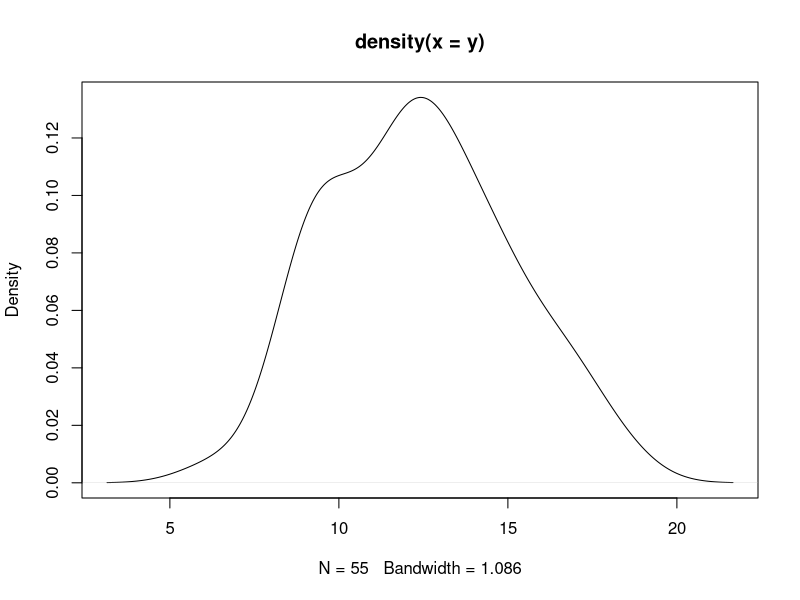
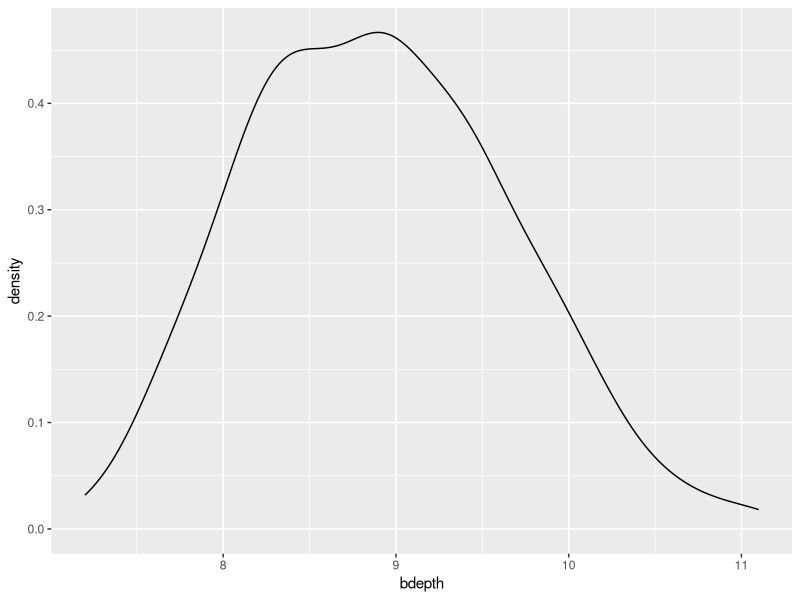
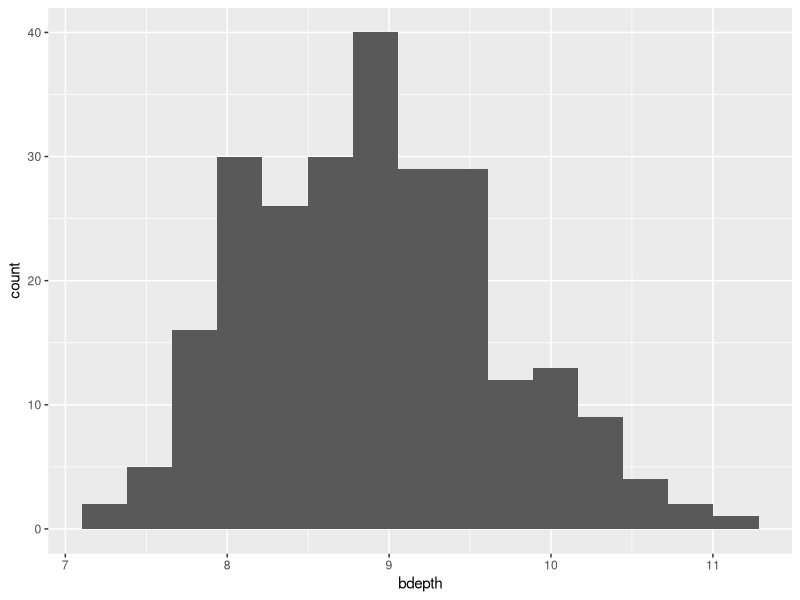
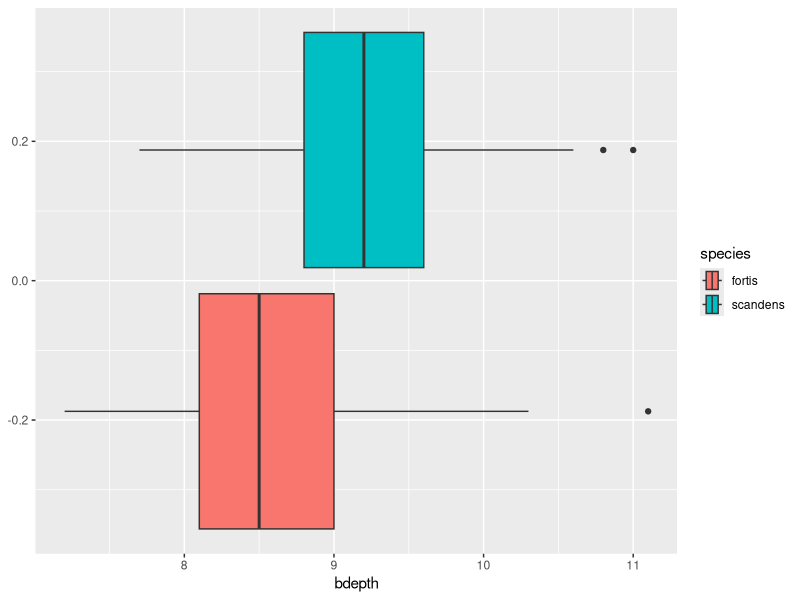
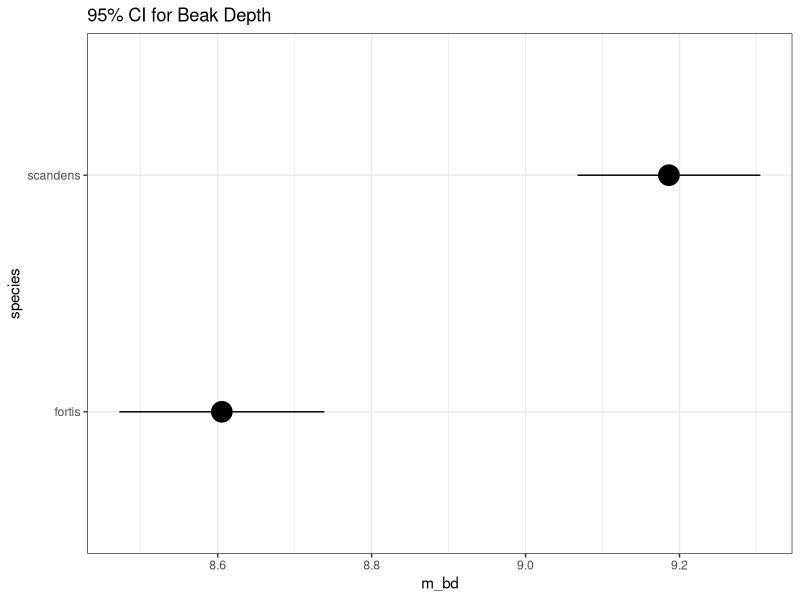

Source code (R) for these figures, in order:
## ---- chunk 1
#| label: setup
#| include: false

library(tidyverse)

finch <- read.csv(here::here("data/galapago-finches.csv"),
                  stringsAsFactors = TRUE)
## ---- chunk 2
# Population is all the subjects of interest
## ---- chunk 3
# A sample is some subset of the population
## ---- chunk 4
# Parameters
## ---- chunk 5
# Summary statistics
# Parameter estimates
# sample estimates
## ---- chunk 6
# Samples should be collected randomly
# Samples should be representative of the whole population
# Samples should be sufficiently large
## ---- chunk 7
#| echo: true

y <- c(9.0, 12.1, 9.1, 14.8, 14.2, 15.4, 13.8,
       11.7, 11.4, 13.7, 10.0,  9.6, 15.1, 13.1,
       9.0, 9.2, 12.5, 12.7, 16.9, 16.7,  8.6,
       9.7, 18.4, 12.0, 12.6, 13.0, 11.6,  9.9,
       11.3, 13.6, 12.7, 14.6, 13.5, 10.4,  8.6,
       9.5, 17.7, 16.2, 14.8, 16.8, 13.3, 14.3,
       14.9,  9.0, 10.2, 10.5, 11.5,  8.9, 12.3,
       6.4, 12.2, 11.8, 12.6, 16.1, 11.5)
## ---- chunk 8
plot(density(y))
## ---- chunk 9
# Looks approximately normal
# There is a peak in the middle, and the density declines fairly rapidly to each side
# The left side looks a little lumpy
# There may be a slight skew to the right side; The tail on the right looks like it could be a little longer than expected
## ---- chunk 10
mean(y)
sd(y)
sd(y) / sqrt(length(y))
## ---- chunk 11
# The mean (\pm SE) for this data is 12.38 \pm 0.36
## ---- chunk 12
### GRADED
# flexible with rounding
m_y <- mean(y)
sd_y <- sd(y)
se_y <- sd_y / sqrt(length(y))
# 95%
c(m_y - 2*se_y, m_y + 2*se_y)
# the data supports the conclusion, at the 95% level, that the true mean of the population is between 11.66 and 13.1
## ---- chunk 13
# 95%
c(m_y - 3*se_y, m_y + 3*se_y)
# the data supports the conclusion, at the 95% level, that the true mean of the population is between 11.29 and 13.47
## ---- chunk 14
#| echo: true
finch_2012 <- finch |>
  filter(year == 2012)
## ---- chunk 15
ggplot(finch_2012,
       aes(x = bdepth)) +
  geom_density()
## ---- chunk 16
# the bdepth data appears to be normal
# There is a peak in the middle, and the density declines fairly symmetrically in both directions
# Ther is a small "lump" on the left side near the peak, and possibly a very small right skew
## ---- chunk 17
ggplot(finch_2012,
       aes(x = bdepth)) +
  geom_histogram(bins = 15)
## ---- chunk 18
# the bdepth data appears to be normal
# There is a peak in the middle, and the density declines fairly symmetrically in both directions
# Ther is a small "lump" on the left side near the peak, and possibly a very small right skew
## ---- chunk 19
shapiro.test(finch_2012$bdepth)
## ---- chunk 20
### GRADED
# The result of the test has a p-value of 0.05011 which is greater than the alpha value of 0.05. 
# This does technically pass the normality test, although just barely. 
## ---- chunk 21
ggplot(finch_2012,
       aes(x = bdepth,
           fill = species)) +
  geom_boxplot()
## ---- chunk 22
# Both box plots for fortis and scandens look normal
# The black median line is almost perfectly in the middle of each box
# The length of the tails for scandens looks almost perfectly symmetrical
# the taile for fortis look close, although the right tail looks a little longer
# Scandens has two dots to the right side
# Fortis only has one dot, but it is further away than the two dots in scandens
## ---- chunk 23
finch_2012_ci <- finch_2012 |>
  group_by(species) |>
  summarize(m_bd = mean(bdepth),
            sd_bd = sd(bdepth),
            n_bd = n()) |>
  mutate(se_bd = sd_bd / sqrt(n_bd),
         l95 = m_bd - 2 * se_bd, 
         u95 = m_bd + 2 * se_bd)
finch_2012_ci
## ---- chunk 24
### GRADED
ggplot(finch_2012_ci,
       aes(y = species,
             x = m_bd, 
             xmin = m_bd - 2 * se_bd,
             xmax = m_bd + 2 * se_bd)) +
  geom_pointrange(size = 1.5) +
  theme_bw()+
  labs(title = "95% CI for Beak Depth")
## ---- chunk 25
# The two CIs do not over lap
# 8.5 to 8.7 vs. 9.1 to 9.3
# Therefore, we can conclude, at the 95% confidence level, that the mean beak depth for these two species are different. 
